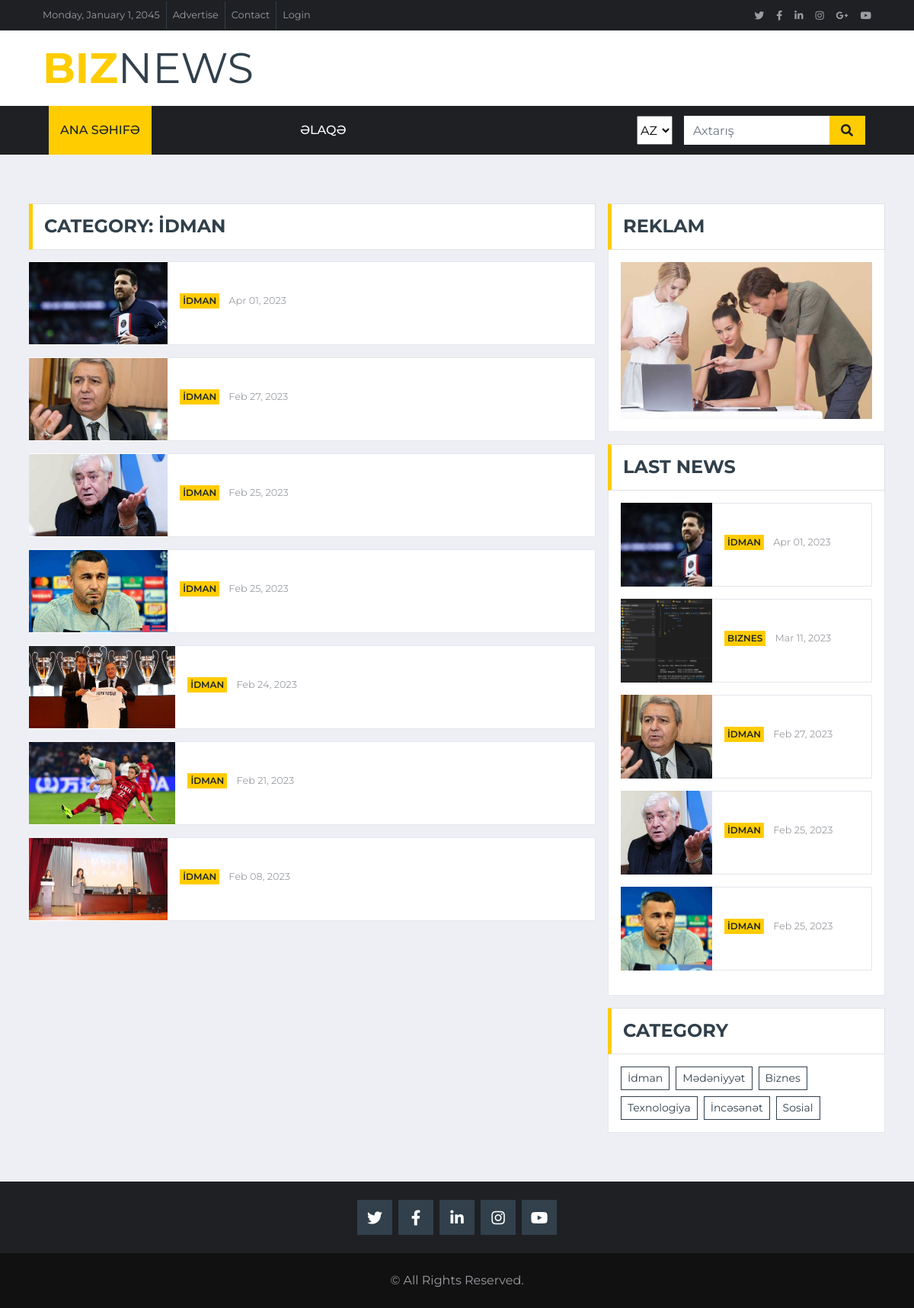
The page /category/1 on the database as committed earlier.
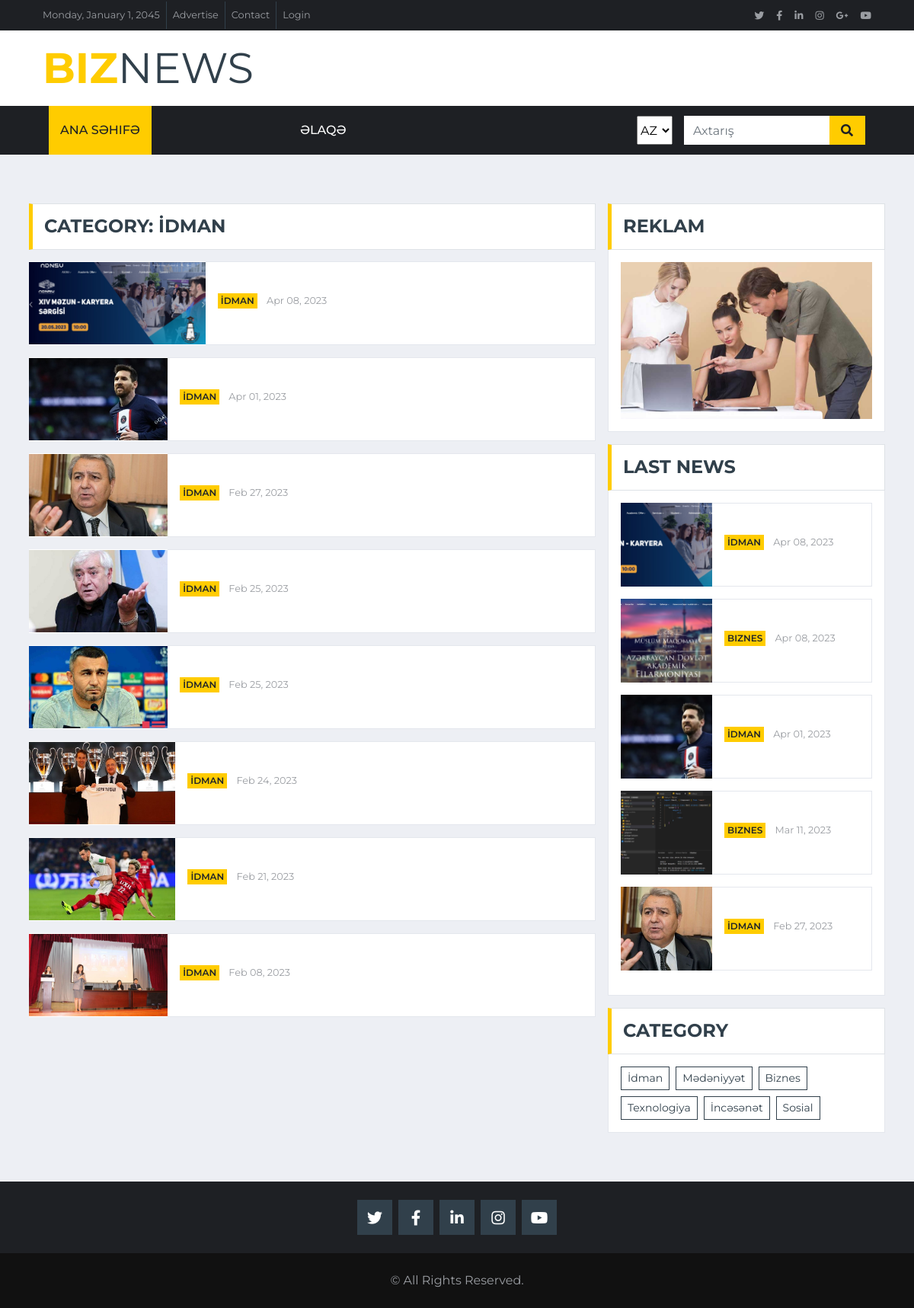
The same page on the database as committed later.
### tables this page shows
CREATE TABLE `news` (
  `n_id` int(11) NOT NULL,
  `n_title_az` varchar(255) NOT NULL,
  `n_title_en` varchar(255) NOT NULL,
  `n_title_ru` varchar(255) NOT NULL,
  `n_description_az` longtext NOT NULL,
  `n_description_en` longtext NOT NULL,
  `n_description_ru` longtext NOT NULL,
  `n_date` varchar(50) NOT NULL,
  `n_category` varchar(50) NOT NULL,
  `n_page` varchar(255) NOT NULL,
  `n_status` varchar(10) NOT NULL,
  `n_file` varchar(255) NOT NULL,
  `n_file_ext` varchar(255) NOT NULL,
  `n_creator_id` int(11) NOT NULL,
  `n_create_date` varchar(255) NOT NULL,
  `n_updater_id` varchar(255) NOT NULL,
  `n_update_date` varchar(255) NOT NULL
);

CREATE TABLE `category` (
  `c_id` int(11) NOT NULL,
  `c_name_az` varchar(255) NOT NULL,
  `c_name_en` varchar(255) NOT NULL,
  `c_name_ru` varchar(255) NOT NULL
);

### application/controllers/UserController.php (called while the page is built, shortened)
<?php
class UserController extends CI_Controller{
    public function category($id){
        $id = $this->security->xss_clean($id);
        $data['category_of'] = $this->db
        ->order_by('n_date','DESC')
        ->where('n_status',"Active")
        ->where('n_category',$id)
        ->join('category', 'category.c_id = news.n_category','left')
        ->get('news')->result_array();
        $data["limit_5_news"] = $this->db
        ->order_by("n_date","DESC")
        ->where('n_status',"Active")
        ->join('category', 'category.c_id = news.n_category','left')
        ->limit(5)
        ->get("news")
        ->result_array();
        $data['category'] = $this->db->where('c_id',$id)->get('category')->row_array();
        $data['category_list'] = $this->db->get('category')->result_array();
        if($data['category']){
            $this->load->view('user/category',$data);
        }else{
            redirect(base_url('index'));
        }
    }
}

### index.php (called while the page is built, shortened)
<?php
require_once BASEPATH.'core/CodeIgniter.php';

### application/views/user/category.php (the view, shortened to what the changed rows need)
<?php $this->load->view('user/includes/headerStyle'); ?>
<?php $this->load->view('user/includes/header'); ?>
    <div class="container-fluid mt-5 pt-3">
        <div class="container">
            <div class="row">
                <div class="col-lg-8">
                    <div class="row">
                        <div class="col-12">
                            <div class="section-title">
                                <h4 class="m-0 text-uppercase font-weight-bold">Category: <?php echo $category['c_name_az']; ?></h4>
                            </div>
                        </div>
                        <div class="col-lg-12">
                            <?php foreach($category_of as $item){ ?>
                                <div class="d-flex align-items-center bg-white mb-3" style="height: 110px;">
                                    <img class="img-fluid myImg" src="<?php echo base_url("uploads/news/".$item['n_file']); ?>" alt="">
                                    <div class="w-100 h-100 px-3 d-flex flex-column justify-content-center border border-left-0">
                                        <div class="mb-2">
                                            <a class="badge badge-primary text-uppercase font-weight-semi-bold p-1 mr-2" href=""><?php echo $item['c_name_az']; ?></a>
                                            <a class="text-body" href=""><small><?php echo date("M d, Y", strtotime($item['n_date'])); ?></small></a>
                                        </div>
                                    </div>
                                </div>
                            <?php } ?>
                        </div>
                    </div>
                </div>
                <div class="col-lg-4">
                    <div class="mb-3">
                        <div class="bg-white border border-top-0 p-3">
                            <?php foreach($limit_5_news as $item){ ?>
                                <div class="d-flex align-items-center bg-white mb-3" style="height: 110px;">
                                    <img class="img-fluid myImgSize" src="<?php echo base_url("uploads/news/".$item['n_file']); ?>" alt="">
                                    <div class="w-100 h-100 px-3 d-flex flex-column justify-content-center border border-left-0">
                                        <div class="mb-2">
                                            <a class="badge badge-primary text-uppercase font-weight-semi-bold p-1 mr-2" href=""><?php echo $item['c_name_az']; ?></a>
                                            <a class="text-body" href=""><small><?php echo date("M d, Y", strtotime($item['n_date'])); ?></small></a>
                                        </div>
                                    </div>
                                </div>
                            <?php } ?>
                        </div>
                    </div>
                    <div class="mb-3">
                        <div class="bg-white border border-top-0 p-3">
                            <div class="d-flex flex-wrap m-n1">
                                <?php foreach($category_list as $item){ ?>
                                    <a href="<?php echo base_url('category/'.$item['c_id']); ?>" class="btn btn-sm btn-outline-secondary m-1"><?php echo $item['c_name_az']; ?></a>
                                <?php } ?>
                            </div>
                        </div>
                    </div>
                </div>
            </div>
        </div>
    </div>

Rows that differ between the two databases and show on the page:
no longer on one of the page's lists (row edited): news: category.c_name_az "İDMAN", n_date "Feb 25, 2023"
no longer on one of the page's lists (row edited): news: category.c_name_az "İDMAN", n_date "Feb 25, 2023"
added news: n_file (picture), category.c_name_az "İDMAN", n_date "Apr 08, 2023"
added news: n_file (picture), category.c_name_az "BIZNES", n_date "Apr 08, 2023", shown under "LAST NEWS"
